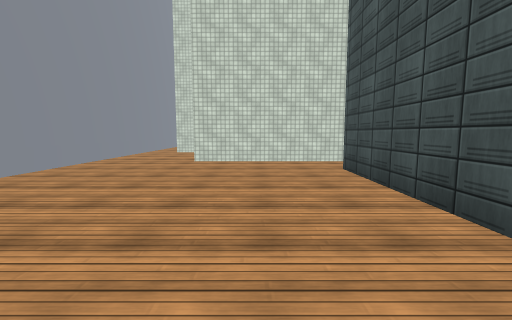
View 1 (above)

24 first-person views from a walk through a scene from a Unity 3-D project. The camera is 1.3 m above the floor, tilts 6° down and sees 90° across. The floor is counted in squares, 2 m on a side. Each view is taken from the middle of a square. On the plan, view 1 faces up. The plan holds only what a view shows up to about 9 squares ahead; the rest is blank. The place goes on beyond the plan. The player is left out. Some animated figures are left out. Surface patterns are stand-ins for the level's own textures.

View 2
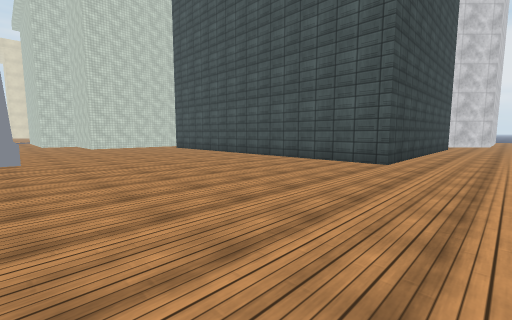

View 3
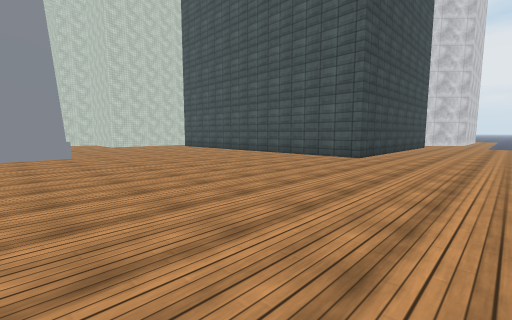

View 4
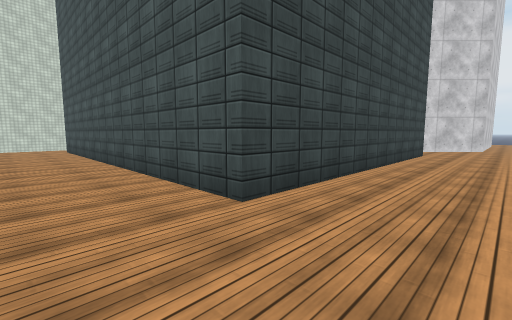

View 5
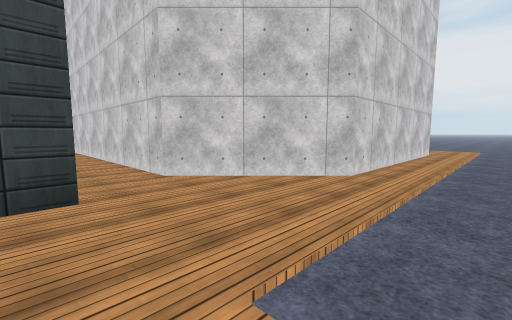

View 6
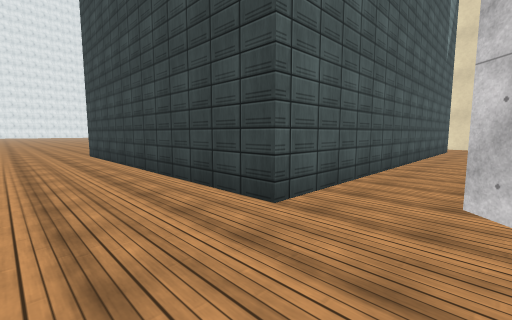

View 7
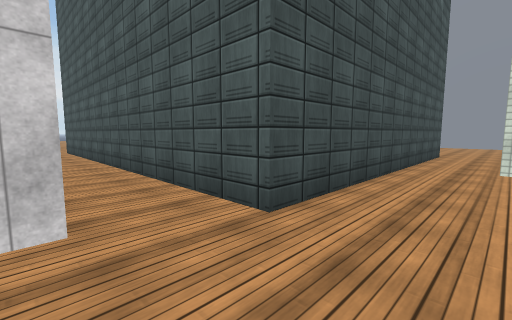

View 8
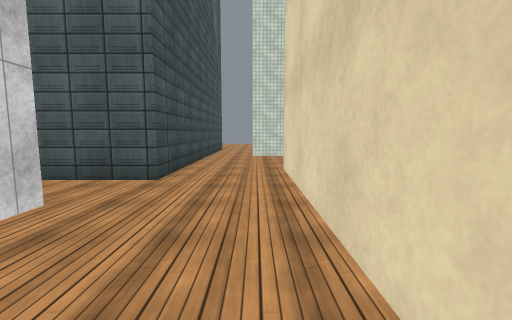

View 9
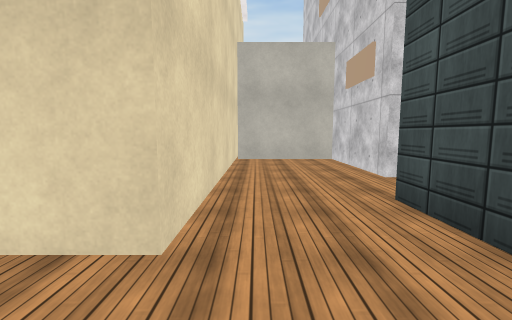

View 10
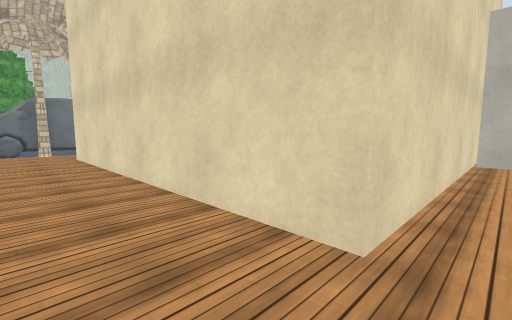

View 11
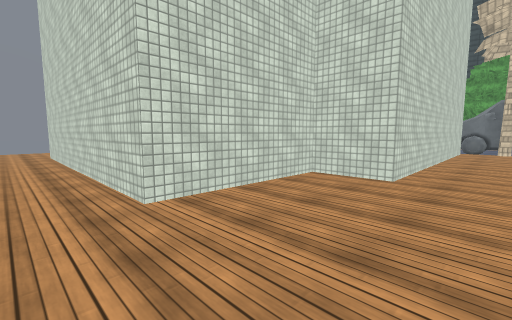

View 12
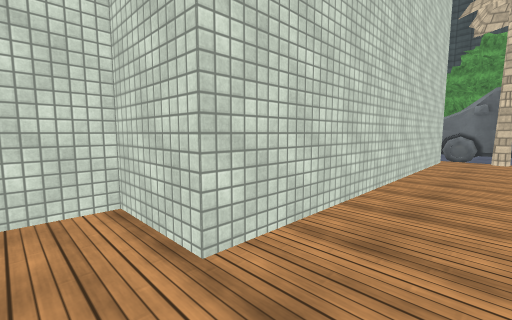

View 13
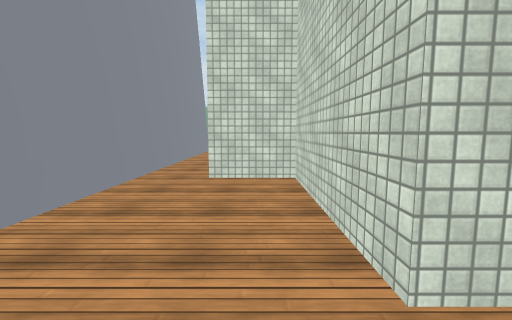

View 14
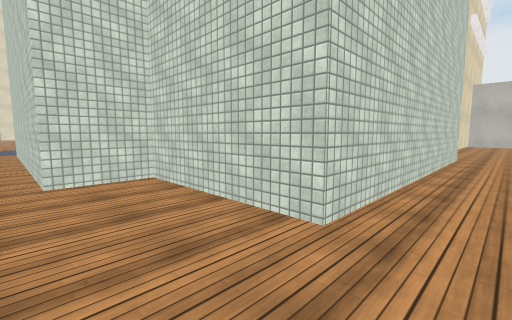

View 15
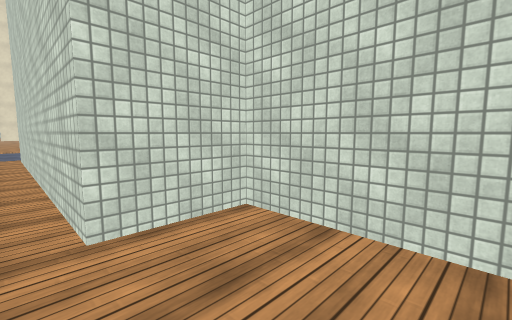

View 16
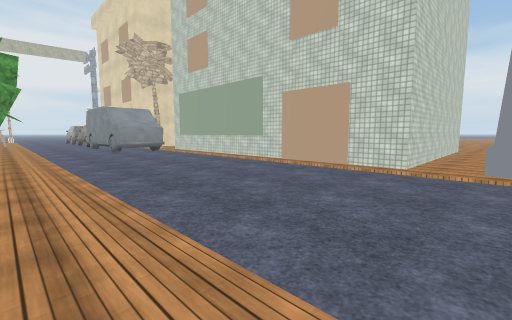

View 17
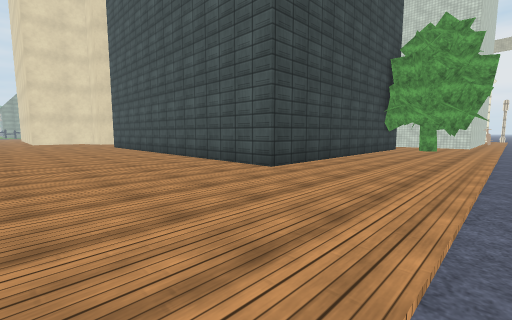

View 18
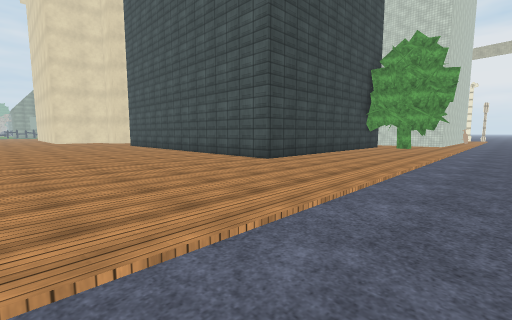

View 19
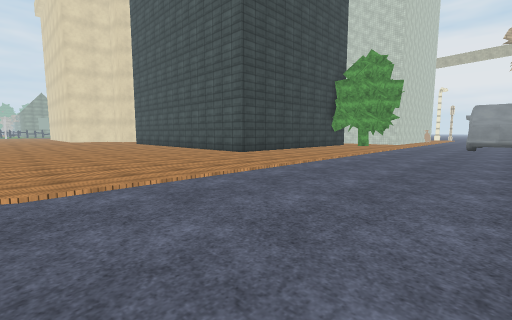

View 20
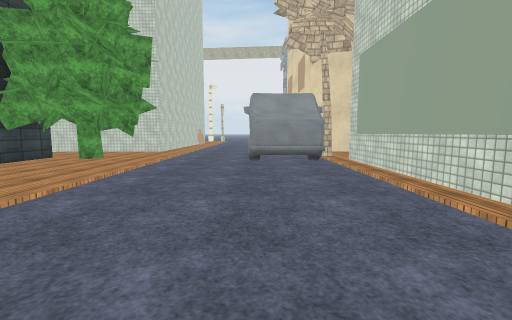

View 21
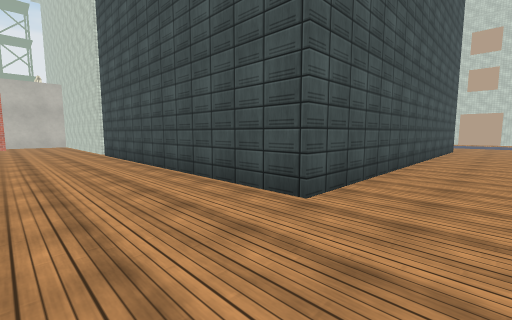

View 22
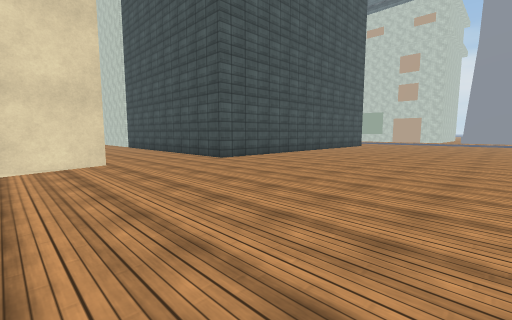

View 23
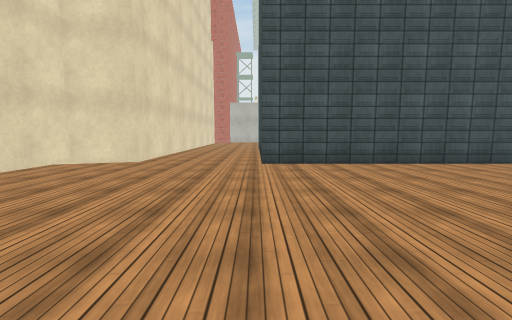

View 24
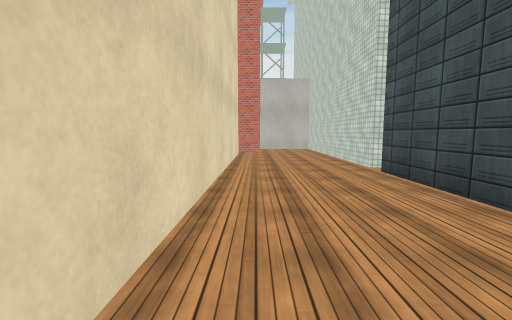

### Floor plan
Key: @ floor where view 1 was taken; # wall or solid block; . floor; B building; T tree.
Columns run from 6 left of view 1 to 19 right of it. Each row starts with its distance up from view 1.
 35 ....###
 34 ......##########
 33 .................
 32 ..................
 31 ......############
 30 ......#
 29 ......#
 28 ......#
 27 ......#
 26 ......#
 25 ......#
 24 ......#       ##
 23 ......#       .#
 22 ......#######..#
 21 ............TT.#
 20 ...........TT..#
 19 ................
 18 ................
 17 ............#
 16 ............###
 15 BBB.##########.
 14   #.#       #..#
 13   #.#       #.##
 12   #.#       #.#
 11   #.#       #.#
 10   #.#       #.#
  9   #.##    ###.#
  8   #..#    #...#
  7   #..#    #...######
  6   #..######........
  5   #................
  4   #.....#######.####
  3    .....#     #.#
  2    .....#     #.#
  1  #B.....#     #.#
  0  .....@.#     #.#
 -1  .......#     #.#
 -2  .......#     #.#
 -3  .......#     #.##
 -4  .......#######..##
 -5  .................######..
 -6  .........................
 -7  .........................

Positions as (right, up) in squares from view 1, and headings:
1: (0, 0), facing up
2: (-4, -6), facing up-right
3: (-5, -7), facing up-right
4: (0, -6), facing up-right
5: (8, -7), facing up-right
6: (10, -6), facing up-left
7: (10, 6), facing down-left
8: (12, 6), facing left
9: (6, 6), facing right
10: (6, 6), facing up-right
11: (7, 5), facing up-left
12: (7, 8), facing up-left
13: (-2, 5), facing up
14: (-3, 5), facing up-right
15: (-3, 7), facing up-right
16: (-4, 20), facing down-right
17: (-4, 19), facing up-right
18: (-5, 18), facing up-right
19: (-6, 16), facing up-right
20: (0, 17), facing right
21: (-2, 33), facing down-right
22: (-6, 35), facing down-right
23: (-6, 31), facing right
24: (2, 33), facing right
